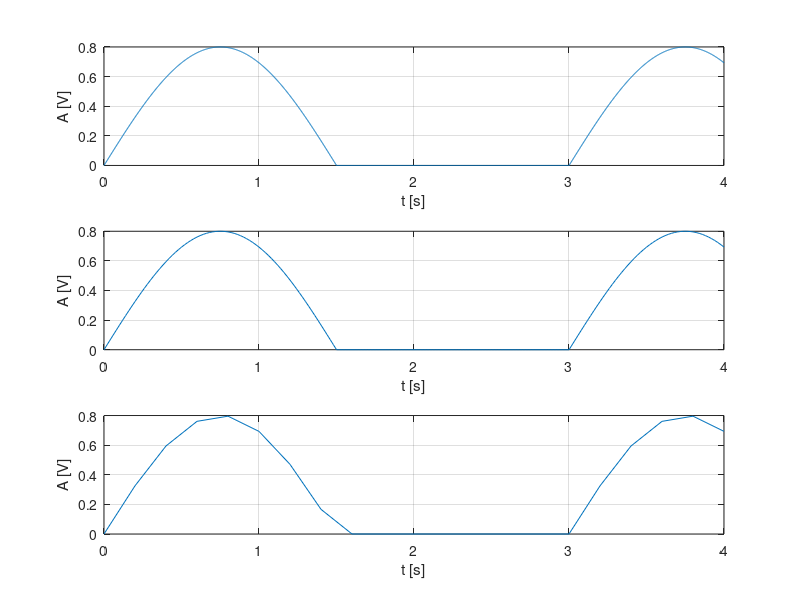

Write the MATLAB code that produced this figure.
%Se va genera un semnal cu rezolutie temporara de 2ms, 20ms
%200ms pentru un semnal continuu de tipul:
%4. Semnal sinusoidal redresat mono alternanta
%- Perioada semnalului sinusoidal initial (neredresat) 3 s.
%- Amplitudine: 0.8.

%rezolutie temporara de 200 ms
t=0:0.002:4;
f=0.3333;
w=2*pi*f;
s=0.4*(sin(w*t)+abs(sin(w*t)));
subplot(3,1,1)
plot(t,s),grid,xlabel('t [s]'),ylabel('A [V]');

%rezolutie temporara de 20 ms
t=0:0.02:4;
f=0.3333;
w=2*pi*f;
s=0.4*(sin(w*t)+abs(sin(w*t)));
subplot(3,1,2)
plot(t,s),grid,xlabel('t [s]'),ylabel('A [V]');

%rezolutie temporara de 2 ms
t=0:0.2:4;
f=0.3333;
w=2*pi*f;
s=0.4*(sin(w*t)+abs(sin(w*t)));
subplot(3,1,3)
plot(t,s),grid,xlabel('t [s]'),ylabel('A [V]');


%Intrucat sin(t) are implicit perioada 1 si A=1, argumentul trebuie inmultit cu 1/3 pentru a
%corespunde T=3s, iar functia insasi cu 0.8 pentru a satisface A=0.8.